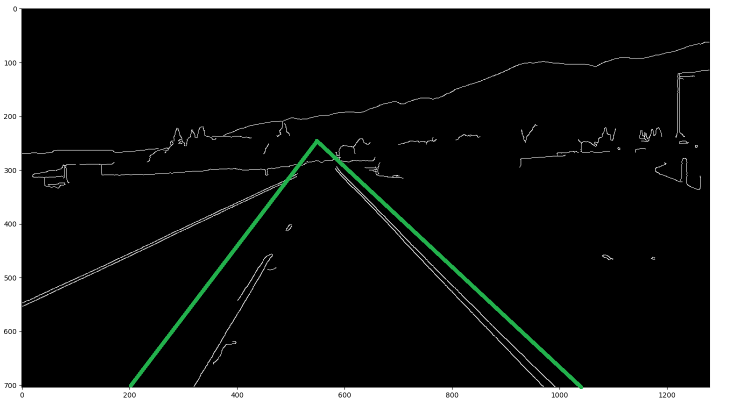
#> input picture images/roi.png, 1463 x 807 px, given in place of test.mp4, which was not available (shown at 1/2 size)
$ python main.py
#> lines starting #> are read from the running program, lines starting #| are printed output that depends on the picture; after the words box and inside, x2 and y2 are one past the last pixel; in counts of white or black regions, pixels touching at a corner belong together; pictures that were not available may be replaced by others from this repository, and a replacement may not be noted
import cv2
import numpy as np
def transform(image):
    gray = cv2.cvtColor(image,cv2.COLOR_RGB2GRAY)
    blur = cv2.GaussianBlur(gray,(5,5),0)
    canny = cv2.Canny(blur,50,150)
    return canny

def set_roi(image):
    height = image.shape[0]
    corners = np.array([
        [(200,height),
         (1100,height),
         (550,250)]
        ])
    mask = np.zeros_like(image)
    cv2.fillPoly(mask,corners,255)
    masked_image = cv2.bitwise_and(image,mask)
    return masked_image

def display_lines(image,lines):
    line_image = np.zeros_like(image)
    if lines is not None:
        for line in lines:
            x1,y1,x2,y2 = line.reshape(4)
            cv2.line(line_image,(x1,y1),(x2,y2),(0,255,0),10)
    return line_image
def calc_coordinates(image,line_parameters):
    slope, intercept = line_parameters
    y1 = image.shape[0]
    y2 = int(y1*(3/5))
    x1 = int((y1-intercept) / slope)
    x2 = int((y2-intercept) / slope)
    return np.array([x1,y1,x2,y2])

def average_slope(image,lines):
    left = []
    right = []
    for line in lines:
        x1,y1,x2,y2 = line.reshape(4)
        parameters = np.polyfit((x1,x2),(y1,y2),1)
        slope = parameters[0]
        intercept = parameters[1]
        if slope < 0:
            left.append((slope,intercept))
        else:
            right.append((slope,intercept))

    left_avg = np.average(left,axis=0)
    right_avg = np.average(right,axis=0)
    left_line = calc_coordinates(image,left_avg)
    right_line = calc_coordinates(image,right_avg)

    return np.array([left_line,right_line])


###### COMMENT FROM HERE FOR TESTING PNG FILE #######
cap = cv2.VideoCapture("test.mp4")
while True:
    ret, frame = cap.read()
#> frame is the input picture: shape (807, 1463, 3); mean B, G, R 31.9, 32.9, 31.6
    if ret:
        res = transform(frame)
#> in transform, `canny = cv2.Canny(blur,50,150)`:
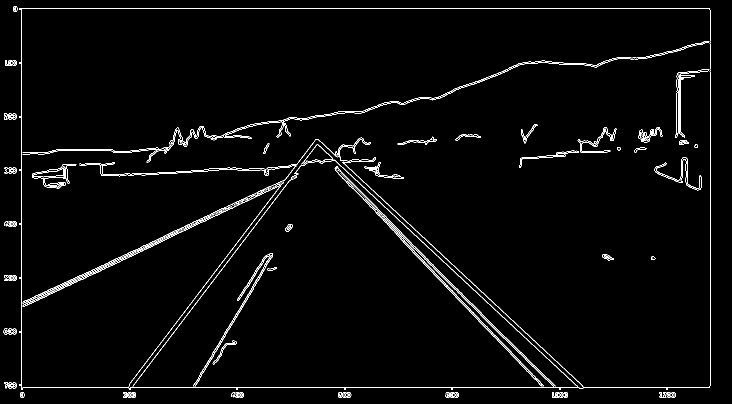
#> canny: shape (807, 1463) (shown at 1/2 size); 2.2% white in thin lines or dots

        cropped = set_roi(res)
#> in set_roi, `cv2.fillPoly(mask,corners,255)`:
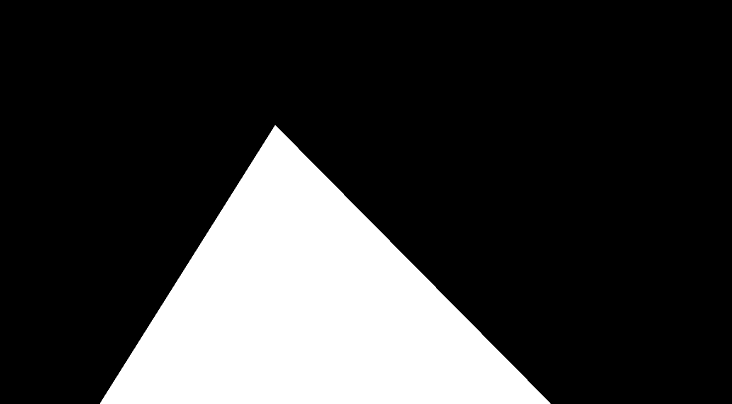
#> mask: shape (807, 1463) (shown at 1/2 size); 21.3% white; 1 white region, box (x1, y1, x2, y2) and area: (200, 250, 1101, 807) 251207
#> in set_roi, `masked_image = cv2.bitwise_and(image,mask)`:
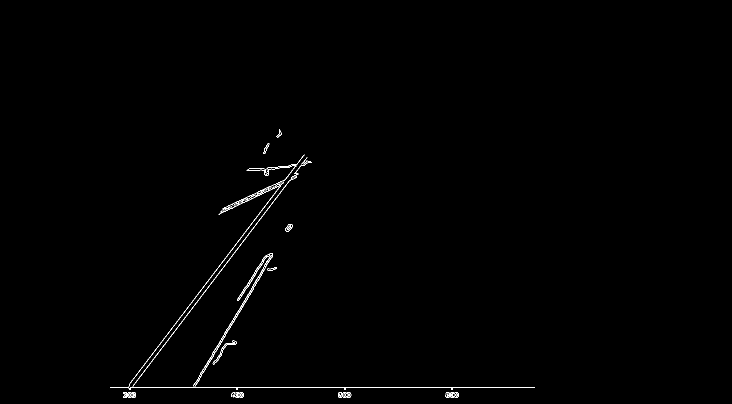
#> masked_image: shape (807, 1463) (shown at 1/2 size); 0.44% white in thin lines or dots, all inside (x1, y1, x2, y2) = (220, 259, 1070, 796)
        lines = cv2.HoughLinesP(cropped,2,np.pi/180,100,np.array([]),minLineLength=40,maxLineGap=5)
#> lines = 22 rows, first 6: [220, 775, 1069, 775], [317, 692, 525, 417], [282, 751, 471, 501], [389, 772, 413, 732], [425, 706, 527, 536], [444, 680, 495, 597]

        average_line = average_slope(frame,lines)
#> the loop in average_slope, `for line in lines:` made 22 passes
#> (x1, y1, x2, y2, slope, intercept) on passes 1 to 12: (220, 775, 1069, 775, 2.02e-16, 775), (317, 692, 525, 417, -1.32, 1111.1), (282, 751, 471, 501, -1.32, 1124), (389, 772, 413, 732, -1.67, 1420.3), (425, 706, 527, 536, -1.67, 1414.3), (444, 680, 495, 597, -1.63, 1402.6), (439, 427, 561, 370, -0.467, 632.1), (462, 646, 504, 576, -1.67, 1416), (519, 438, 602, 331, -1.29, 1107.1), (445, 417, 572, 357, -0.472, 627.2), (466, 508, 541, 411, -1.29, 1110.7), (507, 574, 531, 534, -1.67, 1419)
#> after the loop in average_slope, `for line in lines:`: left = 21 items, first 6: (-1.32, 1111.1), (-1.32, 1124), (-1.67, 1420.3), (-1.67, 1414.3), (-1.63, 1402.6), (-0.467, 632.1); right = [(2.02e-16, 775)]
#> in average_slope, `left_avg = np.average(left,axis=0)`: left_avg = [-1.3, 1155.4]
#> in average_slope, `right_avg = np.average(right,axis=0)`: right_avg = [2.02e-16, 775]
#> in calc_coordinates, `slope, intercept = line_parameters`: slope = -1.3; intercept = 1155.4
#> in calc_coordinates, `x1 = int((y1-intercept) / slope)`: x1 = 267
#> in calc_coordinates, `x2 = int((y2-intercept) / slope)`: x2 = 515
#> in average_slope, `left_line = calc_coordinates(image,left_avg)`: left_line = [267, 807, 515, 484]
#> in average_slope, `right_line = calc_coordinates(image,right_avg)`: right_line = [158562412286564960, 807, -1441926936730938624, 484]
#> average_line = [[267, 807, 515, 484], [158562412286564960, 807, -1441926936730938624, 484]]
#> the loop in display_lines, `for line in lines:` made 2 passes
#> after the loop in display_lines, `for line in lines:`:
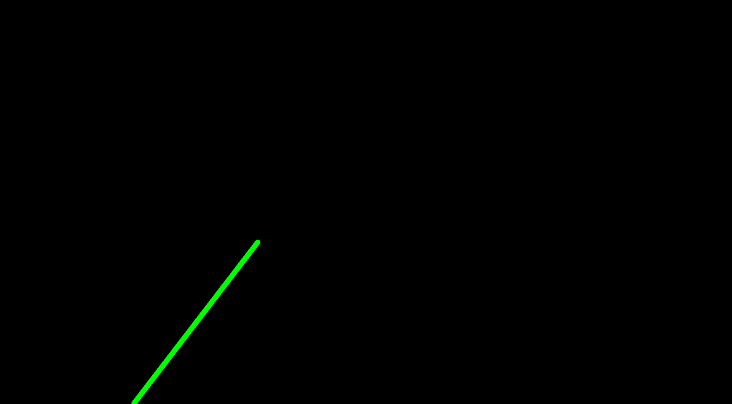
#> line_image: shape (807, 1463, 3) (shown at 1/2 size); mean of channels 0, 1, 2 0, 1, 0; drawn as B, G, R

#> (the run stopped early here; a loop or call above may not have finished)
